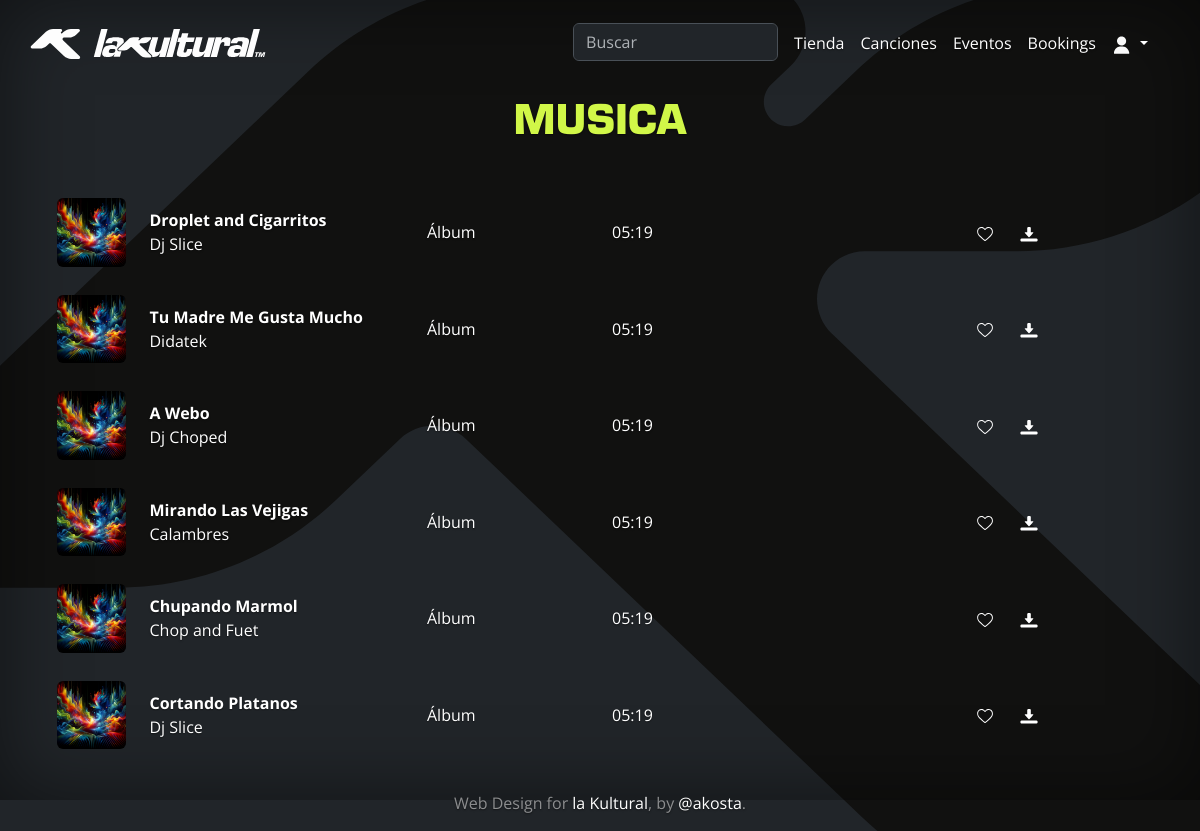
/musica/, run on the app's committed database.
### musica/models.py (models this page shows, shortened)
class Cancion(models.Model):
    categoria = models.ForeignKey(CategoriaMusical, related_name='canciones', on_delete=models.CASCADE)
    titulo = models.CharField(max_length=100)
    artista = models.ForeignKey(Artista, on_delete=models.CASCADE)
    url = models.URLField()
    archivo_audio = models.FileField(upload_to='musica/canciones')
    fecha_lanzamiento = models.DateField(null=True, blank=True)  # Campo adicional para la fecha de lanzamiento

### booking/models.py (models this page shows, shortened)
class Artista(models.Model):
    nombre = models.CharField(max_length=100)
    descripcion = models.TextField()
    contacto = models.EmailField()  # Cambiado a EmailField para validar formato de correo
    imagen = models.ImageField(upload_to='booking/fotos/', null=True, blank=True)

### musica/views.py (the view)
# urls.py: path('musica/', include ('musica.urls')),
def musica(request):
    canciones = Cancion.objects.all()
    contexto = {'canciones': canciones}
    return render(request, 'musica/musica.html', contexto)

### musica/templates/musica/musica.html (shortened to what this page needs)
{% extends 'base.html' %}
{% load static %}
{% block content %}
<header class="masthead my-20">
    <div class="text-center">
        <h1 class="section-heading text-uppercase">MUSICA</h1>
    </div>
</header>
<div class="container my-4">
  <div class="list-group list-group-flush">
    {% for cancion in canciones %}
    <div class="row list-group-item align-items-center text-start">
      <div class="col-3 col-lg-1">
        <img src="{% static 'assets/img/events/event1.png' %}" class="img-fluid rounded-2" alt="Event">
      </div>
      <div class="col-7 col-lg-3">
        <div class="fw-bold">{{ cancion.titulo }}</div>
        <div>{{ cancion.artista.nombre }}</div>
      </div>
      <div class="col-lg-2 d-none d-lg-block">
        Álbum
      </div>
      <div class="col-lg-2 d-none d-lg-block">
        05:19
      </div>
      <div class="col-lg-3 d-none d-lg-flex justify-content-end">
        <button class="btn">
          <img src="{% static 'assets/img/icons/like_0.svg' %}" class="song-icon" alt="Like">
        </button>
        <button class="btn">
          <img src="{% static 'assets/img/icons/down_w.svg' %}" class="song-icon" alt="Down">
        </button>
      </div>
    </div>
    {% endfor %}
  </div>
</div>
{% endblock %}

### templates/base.html (shortened to what this page needs)
{% load static %}
<!DOCTYPE html>
<html lang="en" data-bs-theme="auto">
    <head>
        <link href="https://cdn.jsdelivr.net/npm/bootstrap@5.3.3/dist/css/bootstrap.min.css" rel="stylesheet">
        <link href="{% static 'css/base.css' %}" rel="stylesheet" />
    </head>
    <body class="d-flex w-100 text-center text-bg-dark p-3 mx-auto flex-column" data-bs-theme="dark">
        {% include 'navbar.html' %}
        {% block content %}
        {% endblock %}
        {% include 'footer.html' %}
    </body>
</html>

### templates/navbar.html (shortened to what this page needs)
{% load static %}
<nav class="navbar navbar-expand-lg fixed-top navbar-scroll px-3" aria-label="Offcanvas navbar large">
  <div class="container-fluid">
    <a class="navbar-brand" href="{% url 'core:home' %}">
      <img src="{% static 'assets/img/logos/k_lakultural_lletres_blanc.svg' %}" alt="lakultulogo" height="60px" width="100%">
    </a>
    <div class="offcanvas offcanvas-end text-bg-dark" tabindex="-1" id="offcanvasNavbar2" aria-labelledby="offcanvasNavbar2Label">
      <div class="offcanvas-body">
        <ul class="navbar-nav justify-content-end flex-grow-1 pe-3 text-start">
          <li class="nav-item ms-auto">
            <form class="d-flex" role="search">
              <input class="form-control me-2" type="search" placeholder="Buscar" aria-label="Search">
            </form>
          </li>
          <li class="nav-item">
            <a class="nav-link" href="{% url 'tienda:tienda' %}">Tienda</a>
          </li>
          <li class="nav-item">
            <a class="nav-link" href="{% url 'musica:musica' %}">Canciones</a>
          </li>
          <li class="nav-item">
            <a class="nav-link" href="{% url 'eventos:eventos' %}">Eventos</a>
          </li>
          <li class="nav-item">
            <a class="nav-link" href="{% url 'booking:booking' %}">Bookings</a>
          </li>
          <li class="nav-item dropdown">
            <a class="nav-link dropdown-toggle" href="#" role="button" data-bs-toggle="dropdown" aria-expanded="false">
              <img src="{% static 'assets/img/icons/user.svg' %}" alt="userlogo" height="20px" width="20px">
            </a>
          </li>
        </ul>
      </div>
    </div>
  </div>
</nav>

### templates/footer.html
{% load static %}
<footer class="mt-auto text-white-50">
    <p>Web Design for <a href="https://getbootstrap.com/" class="text-white">la Kultural</a>, by <a href="#" class="text-white">@akosta</a>.</p>
  </footer>

### static/css/base.css (style rules this page uses)
html, body { height: 100vh; margin: 0; padding: 0; }
body { font-family: 'Open Sans', sans-serif; text-shadow: 0 .05rem .1rem rgba(0, 0, 0, .5); box-shadow: inset 0 0 5rem rgba(0, 0, 0, .5); background-image: url("/static/assets/img/logos/bg_k1.svg"); background-repeat: no-repeat; background-size: cover; background-position: center; background-attachment: fixed; }
h1, h2, h3, h4, h5, h6 { font-family: 'Eurostile', sans-serif; margin-bottom: 0.5em; }
h1, .title { color: #d1f748; font-weight: 900; }
a, .btn { text-decoration: none; }
.navbar { transition: background-color 0.4s ease !important; background-color: rgba(0, 0, 0, 0); }
.masthead { margin-top: 80px; }
.offcanvas { background-color: rgba(33, 37, 41, 0.95) !important; }
.navbar-nav .nav-link { transition: color 0.3s ease-in-out; }
.navbar-nav .nav-link { padding: 0.5rem 1rem; }
.nav-link { color: white; }
.list-group-item { border: none; padding: 10px 15px; display: flex; background-color: transparent; border-radius: .5rem !important; margin-bottom: 0.5rem; color: white !important; }
.song-icon { height: 18px; width: 18px; }
.btn { white-space: nowrap; overflow: hidden; text-overflow: ellipsis; }

### data on the page
Cancion: titulo "Droplet and Cigarritos", artista.nombre "Dj Slice"
Cancion: titulo "Tu Madre Me Gusta Mucho", artista.nombre "Didatek"
Cancion: titulo "A Webo", artista.nombre "Dj Choped"
Cancion: titulo "Mirando Las Vejigas", artista.nombre "Calambres"
Cancion: titulo "Chupando Marmol", artista.nombre "Chop and Fuet"
Cancion: titulo "Cortando Platanos", artista.nombre "Dj Slice"
